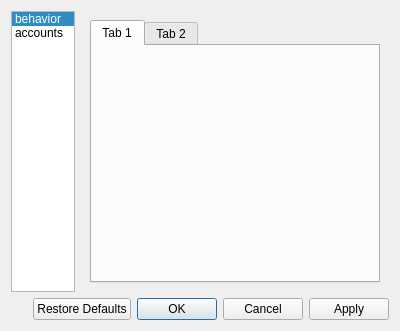
<?xml version="1.0" encoding="UTF-8"?>
<ui version="4.0">
 <class>Form</class>
 <widget class="QWidget" name="Form">
  <property name="geometry">
   <rect>
    <x>0</x>
    <y>0</y>
    <width>400</width>
    <height>331</height>
   </rect>
  </property>
  <property name="windowTitle">
   <string>Form</string>
  </property>
  <layout class="QVBoxLayout" name="verticalLayout">
   <item>
    <layout class="QHBoxLayout" name="horizontalLayout">
     <item>
      <widget class="QListWidget" name="listWidget">
       <property name="maximumSize">
        <size>
         <width>64</width>
         <height>16777215</height>
        </size>
       </property>
       <property name="editTriggers">
        <set>QAbstractItemView::NoEditTriggers</set>
       </property>
       <property name="showDropIndicator" stdset="0">
        <bool>false</bool>
       </property>
       <property name="layoutMode">
        <enum>QListView::SinglePass</enum>
       </property>
       <property name="spacing">
        <number>0</number>
       </property>
       <property name="viewMode">
        <enum>QListView::ListMode</enum>
       </property>
       <property name="currentRow">
        <number>0</number>
       </property>
       <item>
        <property name="text">
         <string>behavior</string>
        </property>
       </item>
       <item>
        <property name="text">
         <string>accounts</string>
        </property>
       </item>
      </widget>
     </item>
     <item>
      <widget class="QStackedWidget" name="stackedWidget">
       <property name="currentIndex">
        <number>0</number>
       </property>
       <widget class="QWidget" name="page">
        <layout class="QHBoxLayout" name="horizontalLayout_3">
         <item>
          <widget class="QTabWidget" name="tabWidget">
           <widget class="QWidget" name="tab">
            <attribute name="title">
             <string>Tab 1</string>
            </attribute>
           </widget>
           <widget class="QWidget" name="tab_2">
            <attribute name="title">
             <string>Tab 2</string>
            </attribute>
           </widget>
          </widget>
         </item>
        </layout>
       </widget>
       <widget class="QWidget" name="page_2">
        <layout class="QHBoxLayout" name="horizontalLayout_4">
         <item>
          <widget class="QTabWidget" name="accountsTabWidget">
           <property name="currentIndex">
            <number>1</number>
           </property>
           <property name="documentMode">
            <bool>false</bool>
           </property>
           <widget class="QWidget" name="tab_3">
            <attribute name="title">
             <string>Identi.ca</string>
            </attribute>
           </widget>
           <widget class="QWidget" name="tab_4">
            <attribute name="title">
             <string>Twitter</string>
            </attribute>
           </widget>
          </widget>
         </item>
        </layout>
       </widget>
      </widget>
     </item>
     <item>
      <spacer name="verticalSpacer">
       <property name="orientation">
        <enum>Qt::Vertical</enum>
       </property>
       <property name="sizeHint" stdset="0">
        <size>
         <width>0</width>
         <height>40</height>
        </size>
       </property>
      </spacer>
     </item>
    </layout>
   </item>
   <item>
    <layout class="QHBoxLayout" name="horizontalLayout_2">
     <item>
      <spacer name="horizontalSpacer">
       <property name="orientation">
        <enum>Qt::Horizontal</enum>
       </property>
       <property name="sizeHint" stdset="0">
        <size>
         <width>40</width>
         <height>20</height>
        </size>
       </property>
      </spacer>
     </item>
     <item>
      <widget class="QDialogButtonBox" name="buttonBox">
       <property name="standardButtons">
        <set>QDialogButtonBox::Apply|QDialogButtonBox::Cancel|QDialogButtonBox::Ok|QDialogButtonBox::RestoreDefaults</set>
       </property>
      </widget>
     </item>
    </layout>
   </item>
  </layout>
 </widget>
 <resources/>
 <connections/>
</ui>
